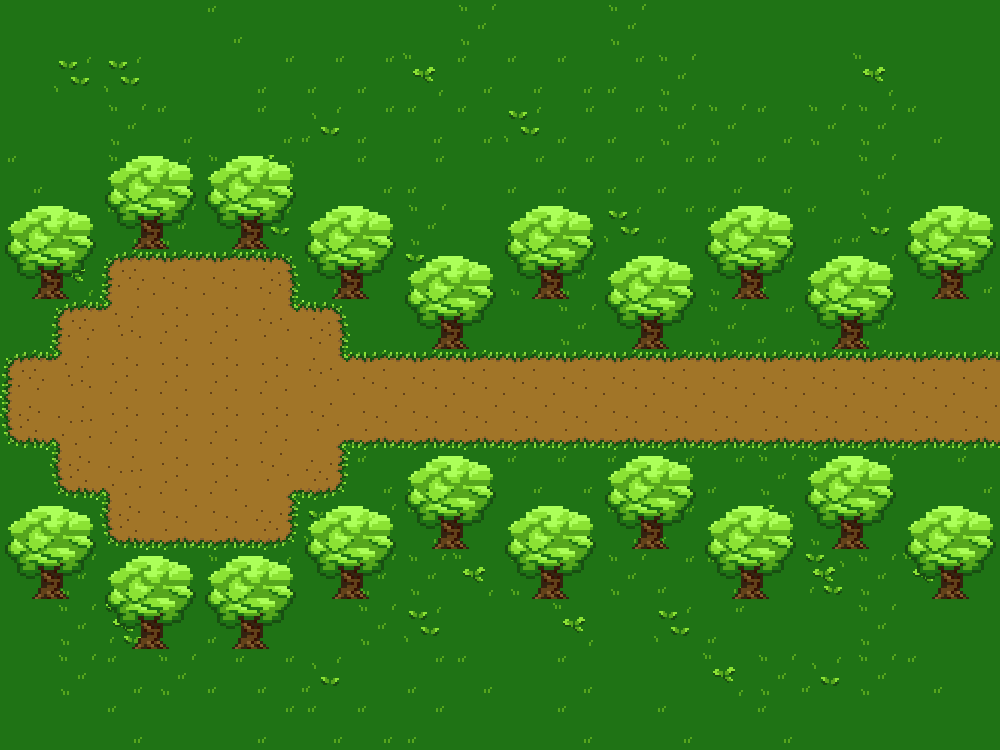

Below is a game level as drawn by its tile map, then a one-line description and the .tmx that defines it (tile-layer data replaced by summaries):
An orthogonal 20x15 tile map with 50x50 px tiles, 3 tile layers (Background, Path, Obstacles) and 3 objects (chest, overlap, changer).

<map version="1.10" tiledversion="1.10.1" orientation="orthogonal" renderorder="right-down" width="20" height="15" tilewidth="50" tileheight="50" infinite="0" nextlayerid="11" nextobjectid="9">
 <editorsettings>
  <export target="World1_5.json" format="json" />
 </editorsettings>
 <tileset firstgid="1" source="pixil_tileset_1.tsx" />
 <group id="4" name="Back">
  <layer id="6" name="Background" width="20" height="15">
   <data>[300 cells, 300 non-empty, 8 distinct tile ids]</data>
  </layer>
  <layer id="7" name="Path" width="20" height="15">
   <data>[300 cells, 60 non-empty, 11 distinct tile ids]</data>
  </layer>
 </group>
 <objectgroup id="10" name="Chest">
  <object id="5" name="chest" x="150" y="350" width="100" height="50">
   <properties>
    <property name="drop" value="potion" />
   </properties>
  </object>
  <object id="6" name="overlap" x="149" y="349" width="102" height="52" />
 </objectgroup>
 <layer id="8" name="Obstacles" width="20" height="15">
  <data>[300 cells, 80 non-empty, 4 distinct tile ids]</data>
 </layer>
 <group id="5" name="Doors">
  <objectgroup id="9" name="East">
   <object id="2" name="changer" x="999" y="350" width="1" height="100">
    <properties>
     <property name="nextScene" value="World1_2" />
    </properties>
   </object>
  </objectgroup>
 </group>
</map>
